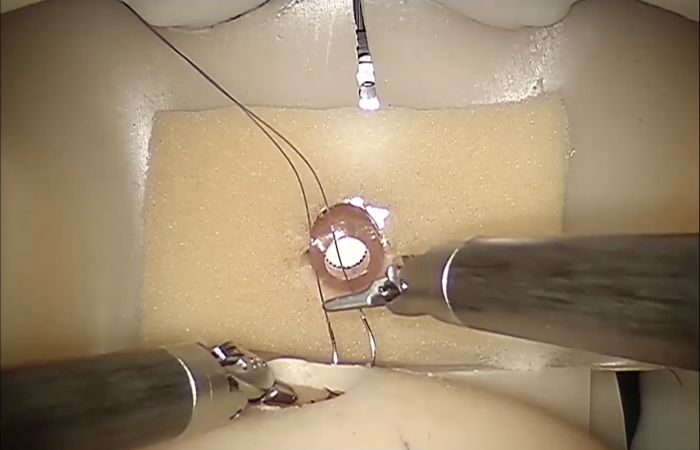
#> input picture left.png, 1400 x 900 px, found by its file name (shown at 1/2 size)
$ python stereo_match.py
#> lines starting #> are read from the running program, lines starting #| are printed output that depends on the picture; after the words box and inside, x2 and y2 are one past the last pixel; in counts of white or black regions, pixels touching at a corner belong together
#!/usr/bin/env python

'''
Simple example of stereo image matching and point cloud generation.
Resulting .ply file cam be easily viewed using MeshLab ( http://meshlab.sourceforge.net/ )
'''

# Python 2/3 compatibility
from __future__ import print_function

import numpy as np
import cv2 as cv

ply_header = '''ply
format ascii 1.0
element vertex %(vert_num)d
property float x
property float y
property float z
property uchar red
property uchar green
property uchar blue
end_header
'''

def write_ply(fn, verts, colors):
    verts = verts.reshape(-1, 3)
    colors = colors.reshape(-1, 3)
    verts = np.hstack([verts, colors])
    with open(fn, 'wb') as f:
        f.write((ply_header % dict(vert_num=len(verts))).encode('utf-8'))
        np.savetxt(f, verts, fmt='%f %f %f %d %d %d ')


def main():
    print('loading images...')
    imgL = cv.imread("/Users/michaelwu/Desktop/projects/japan/data/left.png")
#> imgL is the input picture: shape (900, 1400, 3); mean B, G, R 109.1, 136.7, 156
    imgR = cv.imread("/Users/michaelwu/Desktop/projects/japan/data/right.png")
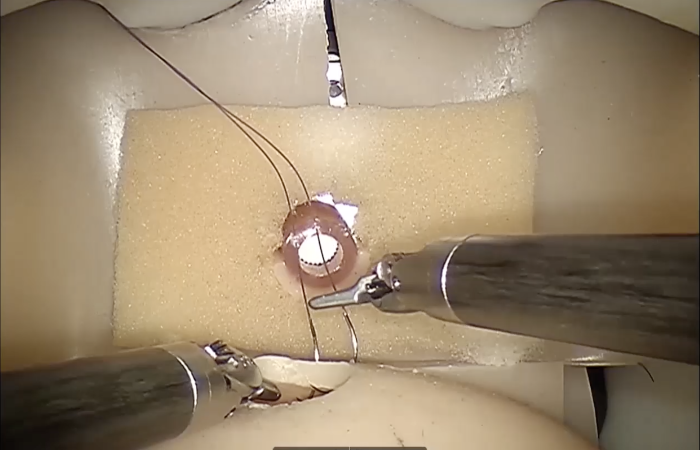
#> input picture right.png, 1400 x 900 px, found by its file name (shown at 1/2 size)
#> imgR is the input picture: shape (900, 1400, 3); mean B, G, R 111.4, 136.8, 154.9
    # imgL = cv.pyrDown(cv.imread("/Users/michaelwu/Desktop/projects/japan/data/aloeL.jpg"))  # downscale images for faster processing
    # imgR = cv.pyrDown(cv.imread("/Users/michaelwu/Desktop/projects/japan/data/aloeR.jpg"))

    window_size = 5
    min_disp = 16
    num_disp = 192-min_disp
    blockSize = window_size
    uniquenessRatio = 1
    speckleRange = 3
    speckleWindowSize = 3
    disp12MaxDiff = 200
    P1 = 600
    P2 = 2400
    stereo = cv.StereoSGBM_create(
        minDisparity = min_disp, # Minimum possible disparity value. Normally, it is zero but sometimes rectification algorithms can shift images, so this parameter needs to be adjusted accordingly.
        numDisparities = num_disp, #Maximum disparity minus minimum disparity. The value is always greater than zero. In the current implementation, this parameter must be divisible by 16.
        blockSize = window_size,
        uniquenessRatio = 1,
        speckleRange = 3,
        speckleWindowSize = 3,
        disp12MaxDiff = 200,
        P1 = 600,
        P2 = 2400,
    )

    print('computing disparity...')
    disp = stereo.compute(imgL, imgR).astype(np.float32) / 16.0
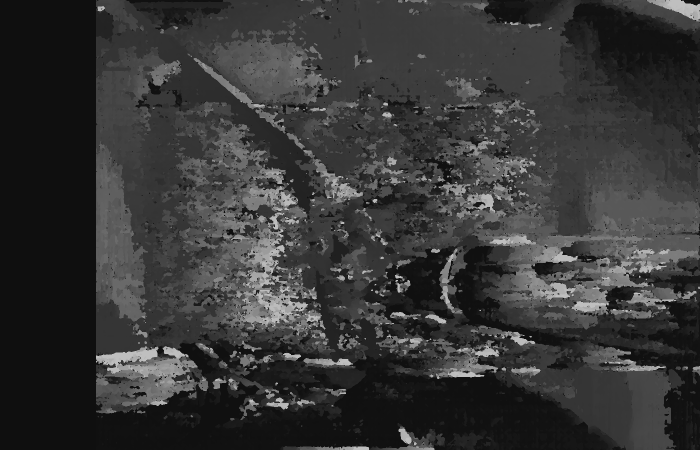
#> disp: shape (900, 1400) float32 (shown at 1/2 size); min 15, max 191, mean 55.1

    print('generating 3d point cloud...',)
    h, w = imgL.shape[:2]
#> h = 900; w = 1400
    f = 0.8*w                          # guess for focal length
#> f = 1120
    Q = np.float32([[1, 0, 0, -0.5*w],
                    [0,-1, 0,  0.5*h], # turn points 180 deg around x-axis,
                    [0, 0, 0,     -f], # so that y-axis looks up
                    [0, 0, 1,      0]])
    points = cv.reprojectImageTo3D(disp, Q)
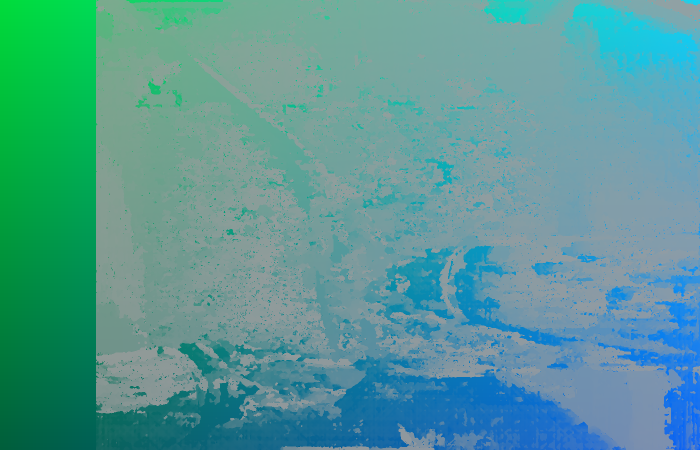
#> points: shape (900, 1400, 3) float32 (shown at 1/2 size); mean of channels 0, 1, 2 -3.1, -1.3, -33.5; drawn with min black and max white
    colors = cv.cvtColor(imgL, cv.COLOR_BGR2RGB)
    mask = disp > disp.min()
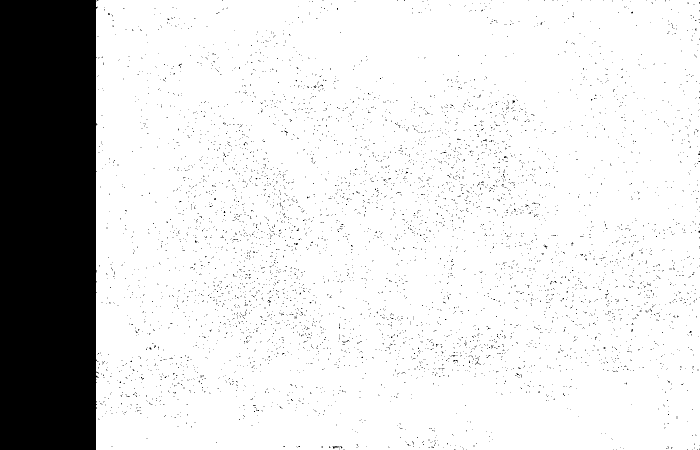
#> mask: shape (900, 1400) bool (shown at 1/2 size); 85.3% white; 5598 black regions (5596 under 20 px), largest, box (x1, y1, x2, y2) and area: (0, 0, 197, 900) 172865, (665, 892, 678, 897) 32
    out_points = points[mask]
    out_colors = colors[mask]
    out_fn = "stereo_match.ply"
    write_ply(out_fn, out_points, out_colors)
    print('%s saved' % 'out.ply')

    # cv.imshow('left', imgL)
    cv.imshow('disparity', (disp-min_disp)/num_disp)
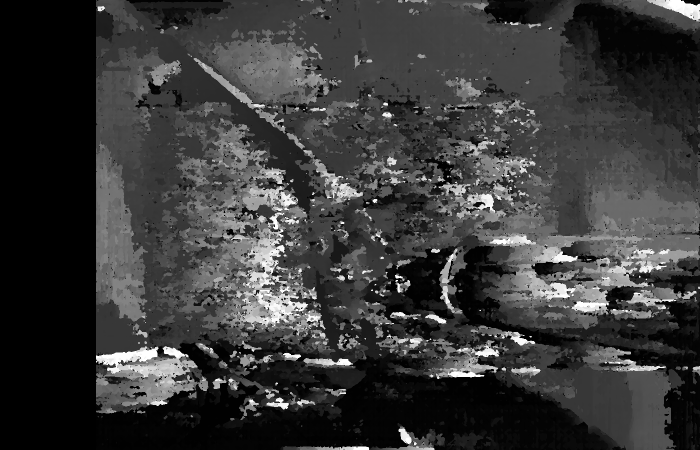
#> window 'disparity': shape (900, 1400) float32 (shown at 1/2 size); min -0.00568, max 0.994, mean 0.222; drawn with min black and max white
    cv.waitKey()

    print('Done')


if __name__ == '__main__':
    print(__doc__)
    main()
    cv.destroyAllWindows()
